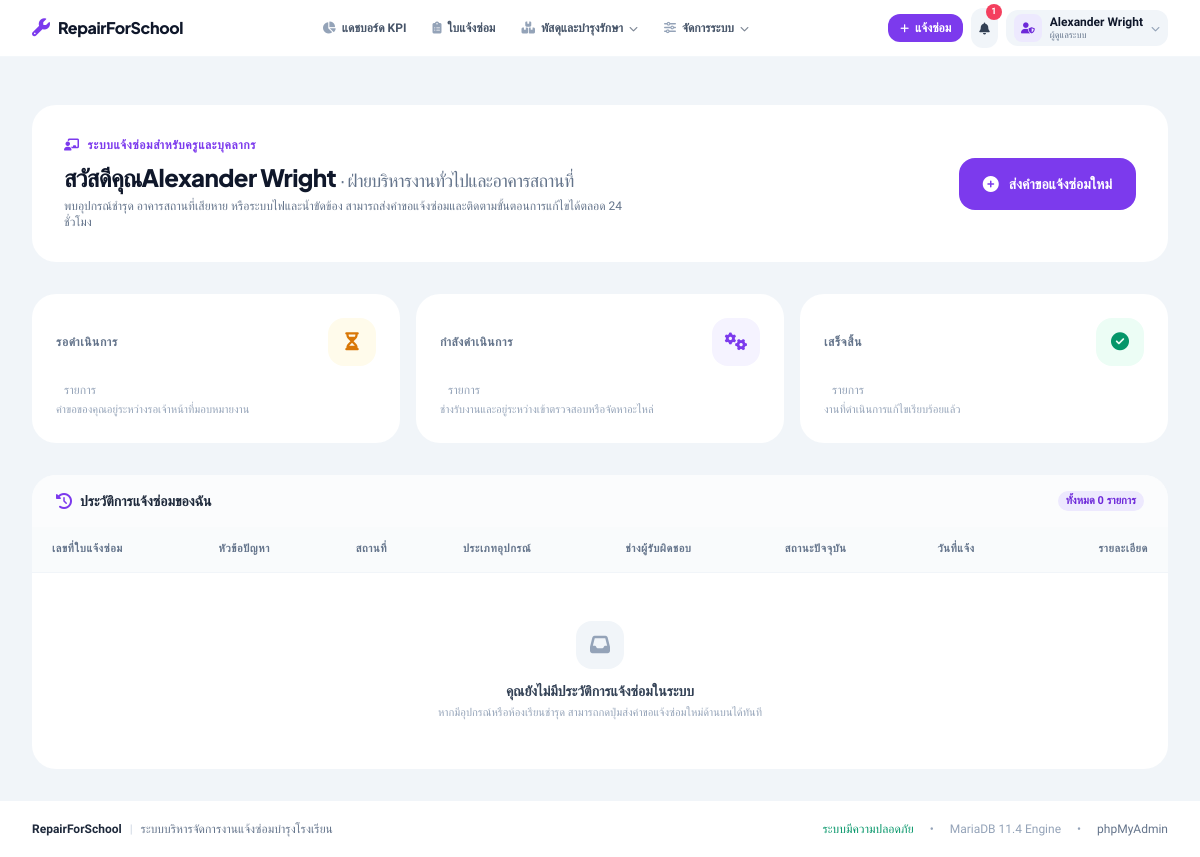
The app's page /pages/teacher/dashboard.php (signed in) with its own data.
### tables this page shows
CREATE TABLE `users` (
  `id`            INT UNSIGNED NOT NULL AUTO_INCREMENT,
  `username`      VARCHAR(50)  NOT NULL UNIQUE,
  `email`         VARCHAR(100) NOT NULL UNIQUE,
  `password_hash` VARCHAR(255) NOT NULL,
  `full_name`     VARCHAR(100) NOT NULL,
  `role`          ENUM('admin', 'teacher', 'technician') NOT NULL DEFAULT 'teacher',
  `department`    VARCHAR(100) DEFAULT NULL COMMENT 'กลุ่มสาระฯ / ฝ่ายงาน',
  `phone`         VARCHAR(20)  DEFAULT NULL,
  `is_active`     TINYINT(1)   NOT NULL DEFAULT 1,
  `created_at`    TIMESTAMP    NOT NULL DEFAULT CURRENT_TIMESTAMP,
  `updated_at`    TIMESTAMP    NOT NULL DEFAULT CURRENT_TIMESTAMP ON UPDATE CURRENT_TIMESTAMP,
  PRIMARY KEY (`id`),
  INDEX `idx_role` (`role`),
  INDEX `idx_is_active` (`is_active`)
);

### pages/teacher/dashboard.php (the view, shortened to what the rows shown need)
<?php
require_once __DIR__ . '/../layout/header.php';
?>
<div class="max-w-7xl mx-auto px-4 sm:px-6 lg:px-8 py-8 space-y-8">
  <div class="bg-white rounded-3xl p-6 sm:p-8 flex flex-col md:flex-row md:items-center md:justify-between gap-6 relative overflow-hidden">
    <div class="relative z-10">
      <div class="flex items-center gap-2 text-xs font-bold text-violet-600 uppercase tracking-wider mb-2">
        <i class="fa-solid fa-chalkboard-user" aria-hidden="true"></i>
        <span>ระบบแจ้งซ่อมสำหรับครูและบุคลากร</span>
      </div>
      <h1 class="text-2xl font-black text-slate-900 tracking-tight font-display">
        สวัสดีคุณ<?= htmlspecialchars($currentUser->full_name) ?>
        <?php if (!empty($currentUser->department)): ?>
          <span class="text-slate-500 font-medium text-lg">· <?= htmlspecialchars($currentUser->department) ?></span>
        <?php endif; ?>
      </h1>
      <p class="text-xs text-slate-500 mt-1 max-w-xl">
        พบอุปกรณ์ชำรุด อาคารสถานที่เสียหาย หรือระบบไฟและน้ำขัดข้อง สามารถส่งคำขอแจ้งซ่อมและติดตามขั้นตอนการแก้ไขได้ตลอด 24 ชั่วโมง
      </p>
    </div>
  </div>
  <div class="bg-white rounded-3xl overflow-hidden">
    <div class="px-6 py-4 flex items-center justify-between bg-slate-50/60">
      <div class="flex items-center gap-2">
        <h2 class="text-sm font-black text-slate-800">ประวัติการแจ้งซ่อมของฉัน</h2>
      </div>
    </div>
    <div class="hidden sm:block overflow-x-auto">
      <table class="min-w-full divide-y divide-slate-100">
        <thead class="bg-slate-50/80 text-[11px] font-bold text-slate-500 uppercase tracking-wider text-left">
          <tr>
            <th class="px-5 py-3.5">เลขที่ใบแจ้งซ่อม</th>
            <th class="px-5 py-3.5">หัวข้อปัญหา</th>
            <th class="px-5 py-3.5">สถานที่</th>
            <th class="px-5 py-3.5">ประเภทอุปกรณ์</th>
            <th class="px-5 py-3.5">ช่างผู้รับผิดชอบ</th>
            <th class="px-5 py-3.5">สถานะปัจจุบัน</th>
            <th class="px-5 py-3.5">วันที่แจ้ง</th>
            <th class="px-5 py-3.5 text-right">รายละเอียด</th>
          </tr>
        </thead>
      </table>
    </div>
  </div>
</div>
<?php
require_once __DIR__ . '/../layout/footer.php';
?>

### pages/layout/header.php (shortened to what the rows shown need)
<?php
$currentUser = Auth::user();
$currentRole = Auth::role();
$unreadNotifCount = 0;
if (Auth::check()) {
    $unreadNotifCount = Notification::countUnreadByUser((int)Auth::id());
}
?>
<!doctype html>
<html lang="th" class="h-full">
<head>
  <script src="https://cdn.tailwindcss.com"></script>
  <link rel="stylesheet" href="https://cdnjs.cloudflare.com/ajax/libs/font-awesome/6.5.2/css/all.min.css" />
  <link href="assets/css/app.css" rel="stylesheet">
</head>
<body class="bg-slate-100 text-slate-800 antialiased flex flex-col min-h-[100dvh]">
<header class="sticky top-0 z-40 w-full bg-white text-slate-800 transition-all border-b border-slate-100/80">
  <div class="max-w-[1440px] mx-auto px-4 sm:px-6 lg:px-8">
    <div class="flex items-center justify-between h-14 gap-2">
      <div class="flex items-center gap-2">
        <?php if (Auth::check()): ?>
          <?php if (!Auth::isTeacher()): ?>
            <a href="index.php?page=tickets-create" class="hidden sm:inline-flex items-center gap-1.5 px-3 py-1.5 rounded-xl bg-violet-600 hover:bg-violet-700 text-white text-xs font-bold transition-all active:scale-95 shadow-none">
              <i class="fa-solid fa-plus text-[10px]" aria-hidden="true"></i>
              <span>แจ้งซ่อม</span>
            </a>
          <?php endif; ?>
          <div class="relative" id="notificationMenuWrapper">
            <button
              type="button"
              id="notificationMenuButton"
              onclick="toggleNotificationDropdown()"
              aria-haspopup="true"
              aria-expanded="false"
              aria-label="การแจ้งเตือน"
              class="relative p-2 rounded-xl bg-slate-100 hover:bg-slate-200 text-slate-700 hover:text-slate-900 transition-all focus:outline-none"
            >
              <i class="fa-solid fa-bell text-xs" aria-hidden="true"></i>
              <?php if ($unreadNotifCount > 0): ?>
                <span class="absolute -top-1 -right-1 min-w-[16px] h-[16px] px-1 rounded-full bg-rose-500 text-white text-[9px] font-black flex items-center justify-center tabular-nums">
                  <?= $unreadNotifCount > 9 ? '9+' : $unreadNotifCount ?>
                </span>
              <?php endif; ?>
            </button>
          </div>
          <div class="relative" id="userMenuWrapper">
            <button
              type="button"
              id="userMenuButton"
              onclick="toggleUserDropdown()"
              aria-haspopup="true"
              aria-expanded="false"
              aria-label="เมนูบัญชีผู้ใช้งาน"
              class="flex items-center gap-2 py-1 px-2 rounded-xl bg-slate-100 hover:bg-slate-200 text-left transition-all focus:outline-none"
            >
              <div class="w-7 h-7 rounded-lg bg-violet-100 text-violet-700 flex items-center justify-center text-[11px] font-bold flex-shrink-0">
                <i class="fa-solid <?= match ($currentRole) {
                  'admin' => 'fa-user-shield',
                  'technician' => 'fa-user-gear',
                  'teacher' => 'fa-user-tie',
                  default => 'fa-user'
                } ?>" aria-hidden="true"></i>
              </div>
              <div class="hidden sm:block">
                <div class="text-xs font-bold text-slate-900 leading-tight max-w-[110px] xl:max-w-[140px] truncate"><?= htmlspecialchars($currentUser->full_name ?? '') ?></div>
                <div class="text-[9px] text-slate-500 font-medium leading-tight">
                  <?= match ($currentRole) {
                    'admin' => 'ผู้ดูแลระบบ',
                    'technician' => 'ช่างเทคนิค',
                    'teacher' => 'ครูและบุคลากร',
                    default => 'ผู้ใช้งาน'
                  } ?>
                </div>
              </div>
              <i class="fa-solid fa-chevron-down text-[9px] text-slate-400" aria-hidden="true"></i>
            </button>
          </div>
        <?php endif; ?>
      </div>
    </div>
  </div>
</header>
<main id="main-content" class="flex-grow">

### records on screen
users: full_name "Alexander Wright", department "ฝ่ายบริหารงานทั่วไปและอาคารสถานที่"

### other values on screen
$unreadNotifCount "1"
count($myTickets) "0"
